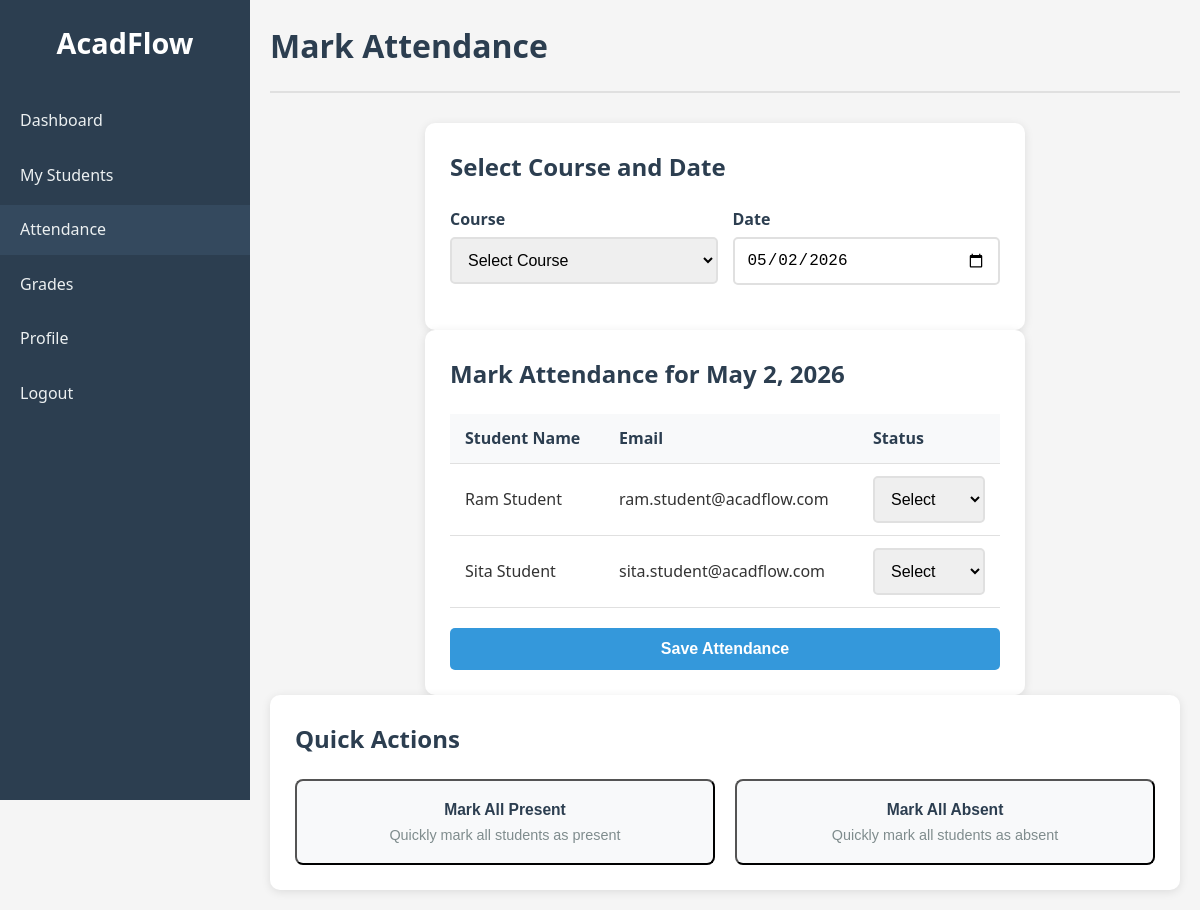
/teacher/attendance.php?course_id=2 (signed in), run on the app's committed database.
### tables this page shows
CREATE TABLE users (
    id INT AUTO_INCREMENT PRIMARY KEY,
    first_name VARCHAR(50) NOT NULL,
    last_name VARCHAR(50) NOT NULL,
    email VARCHAR(100) UNIQUE NOT NULL,
    password VARCHAR(255) NOT NULL,
    role ENUM('admin', 'teacher', 'student') NOT NULL,
    profile_photo VARCHAR(255) DEFAULT NULL,
    created_at TIMESTAMP DEFAULT CURRENT_TIMESTAMP,
    updated_at TIMESTAMP DEFAULT CURRENT_TIMESTAMP ON UPDATE CURRENT_TIMESTAMP
);

### teacher/attendance.php (the view, shortened to what this page needs)
<?php
require_once '../config/database.php';
$students = [];
$selected_course = null;
$selected_date = date('Y-m-d');
if (isset($_GET['course_id']) && is_numeric($_GET['course_id'])) {
    $selected_course = $_GET['course_id'];
    $students_sql = "SELECT u.id, u.first_name, u.last_name, u.email
                     FROM users u
                     JOIN enrollments e ON u.id = e.student_id
                     WHERE e.course_id = ? AND u.role = 'student'
                     ORDER BY u.last_name, u.first_name";
    $students_stmt = $conn->prepare($students_sql);
    $students_stmt->bind_param("i", $selected_course);
    $students_stmt->execute();
    $students = $students_stmt->get_result()->fetch_all(MYSQLI_ASSOC);
}
?>
<!DOCTYPE html>
<html lang="en">
<head>
    <link rel="stylesheet" href="../assets/css/style.css">
</head>
<body>
    <div class="dashboard-container">
        <aside class="sidebar">
            <div class="sidebar-header">
                <h2>AcadFlow</h2>
            </div>
            <nav class="sidebar-nav">
                <ul>
                    <li><a href="../dashboard.php">Dashboard</a></li>
                    <li><a href="students.php">My Students</a></li>
                    <li><a href="attendance.php" class="active">Attendance</a></li>
                    <li><a href="grades.php">Grades</a></li>
                    <li><a href="../profile.php">Profile</a></li>
                    <li><a href="../logout.php">Logout</a></li>
                </ul>
            </nav>
        </aside>
        <main class="main-content">
            <header class="main-header">
                <h1>Mark Attendance</h1>
            </header>
            <div class="form-container">
                <h2>Select Course and Date</h2>
                <form method="GET" action="">
                    <div class="form-row">
                        <div class="form-group">
                            <label for="course_id">Course</label>
                            <select id="course_id" name="course_id" required onchange="this.form.submit()">
                                <option value="">Select Course</option>
                            </select>
                        </div>
                        <div class="form-group">
                            <label for="date">Date</label>
                            <input type="date" id="date" name="date" value="<?php echo $selected_date; ?>" onchange="this.form.submit()">
                        </div>
                    </div>
                </form>
            </div>
            <?php if ($selected_course && !empty($students)): ?>
                <div class="form-container">
                    <h2>Mark Attendance for <?php echo date('F j, Y', strtotime($selected_date)); ?></h2>
                    <form method="POST" action="">
                        <table>
                            <thead>
                                <tr>
                                    <th>Student Name</th>
                                    <th>Email</th>
                                    <th>Status</th>
                                </tr>
                            </thead>
                            <tbody>
                                <?php foreach ($students as $student): ?>
                                    <tr>
                                        <td><?php echo htmlspecialchars($student['first_name'] . ' ' . $student['last_name']); ?></td>
                                        <td><?php echo htmlspecialchars($student['email']); ?></td>
                                        <td>
                                            <select name="attendance[<?php echo $student['id']; ?>]" required>
                                                <option value="">Select</option>
                                            </select>
                                        </td>
                                    </tr>
                                <?php endforeach; ?>
                            </tbody>
                        </table>
                        <div class="form-row" style="margin-top: 20px;">
                            <button type="submit" class="btn btn-primary">Save Attendance</button>
                        </div>
                    </form>
                </div>
            <?php elseif ($selected_course && empty($students)): ?>
                <div class="alert alert-error">No students enrolled in this course.</div>
            <?php endif; ?>
            <div class="quick-actions">
                <h2>Quick Actions</h2>
                <div class="actions-grid">
                    <button class="action-card" onclick="markAllPresent()">
                        <h3>Mark All Present</h3>
                        <p>Quickly mark all students as present</p>
                    </button>
                    <button class="action-card" onclick="markAllAbsent()">
                        <h3>Mark All Absent</h3>
                        <p>Quickly mark all students as absent</p>
                    </button>
                </div>
            </div>
        </main>
    </div>
</body>
</html>

### assets/css/style.css (style rules this page uses)
* { margin: 0; padding: 0; box-sizing: border-box; }
body { font-family: 'Segoe UI', Tahoma, Geneva, Verdana, sans-serif; line-height: 1.6; color: #333; background-color: #f5f5f5; }
.form-group { margin-bottom: 20px; }
.form-row { display: flex; gap: 15px; }
.form-row .form-group { flex: 1; }
label { display: block; margin-bottom: 5px; font-weight: 600; color: #2c3e50; }
input, select { width: 100%; padding: 12px; border: 2px solid #e0e0e0; border-radius: 5px; font-size: 16px; transition: border-color 0.3s ease; }
.btn { width: 100%; padding: 12px; border: none; border-radius: 5px; font-size: 16px; font-weight: 600; cursor: pointer; transition: background-color 0.3s ease; }
.btn-primary { background-color: #3498db; color: white; }
.dashboard-container { display: flex; min-height: 100vh; }
.sidebar { width: 250px; background-color: #2c3e50; color: white; padding: 20px 0; position: fixed; height: 100vh; overflow-y: auto; }
.sidebar-header h2 { text-align: center; margin-bottom: 30px; font-size: 1.8rem; }
.sidebar-nav ul { list-style: none; }
.sidebar-nav li { margin-bottom: 5px; }
.sidebar-nav a { display: block; padding: 12px 20px; color: #ecf0f1; text-decoration: none; transition: background-color 0.3s ease; }
.sidebar-nav a:hover, .sidebar-nav a.active { background-color: #34495e; }
.main-content { flex: 1; margin-left: 250px; padding: 20px; }
.main-header { display: flex; justify-content: space-between; align-items: center; margin-bottom: 30px; padding-bottom: 20px; border-bottom: 2px solid #e0e0e0; }
.main-header h1 { color: #2c3e50; font-size: 2rem; }
.quick-actions { background: white; padding: 25px; border-radius: 10px; box-shadow: 0 2px 10px rgba(0, 0, 0, 0.1); }
.quick-actions h2 { margin-bottom: 20px; color: #2c3e50; }
.actions-grid { display: grid; grid-template-columns: repeat(auto-fit, minmax(200px, 1fr)); gap: 20px; }
.action-card { background: #f8f9fa; padding: 20px; border-radius: 8px; text-decoration: none; color: #333; transition: transform 0.3s ease, box-shadow 0.3s ease; }
.action-card h3 { color: #2c3e50; margin-bottom: 8px; }
.action-card p { color: #7f8c8d; font-size: 0.9rem; }
table { width: 100%; border-collapse: collapse; }
th, td { padding: 12px 15px; text-align: left; border-bottom: 1px solid #e0e0e0; }
th { background-color: #f8f9fa; font-weight: 600; color: #2c3e50; }
.form-container { background: white; padding: 25px; border-radius: 10px; box-shadow: 0 2px 10px rgba(0, 0, 0, 0.1); max-width: 600px; margin: 0 auto; }
.form-container h2 { margin-bottom: 20px; color: #2c3e50; }

### data on the page
users: first_name+last_name "Ram Student", email "ram.student@acadflow.com"
users: first_name+last_name "Sita Student", email "sita.student@acadflow.com"

### other printed values
date('F j, Y', strtotime($selected_date)) "May 2, 2026"
